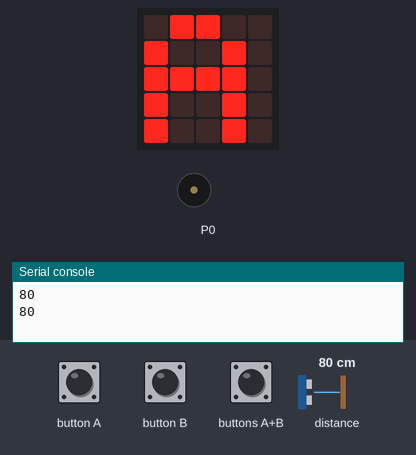
Recording of a program running on a simulated BBC micro:bit (MakeCode). Shown: the board's 5×5 LED display, buzzer (waves = sounding), the last lines printed to the serial console. The test bench sets the inputs (shaded band); at power-on: distance to the obstacle 80 cm.

Above: at 1.2 s.
1.3 s: distance to the obstacle set to 12 cm
2.8 s: distance to the obstacle set to 9 cm
At 3.6 s:
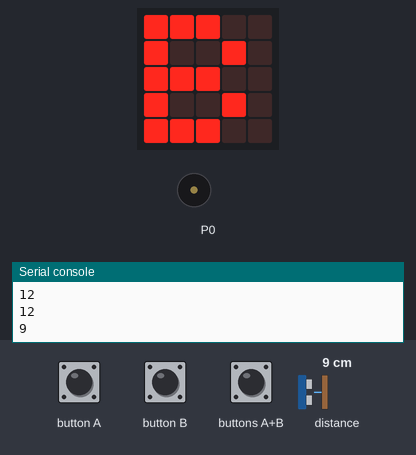
4.6 s: button A pressed for 0.15 s
At 5.1 s:
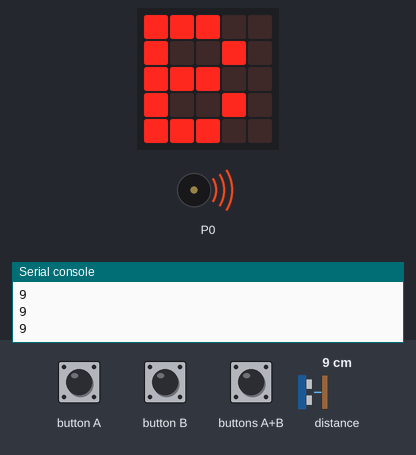
5.3 s: distance to the obstacle set to 18 cm
At 6.3 s:
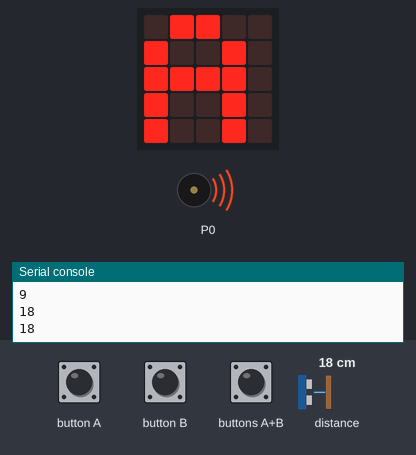
8.3 s: distance to the obstacle set to 2 cm
At 10.1 s:
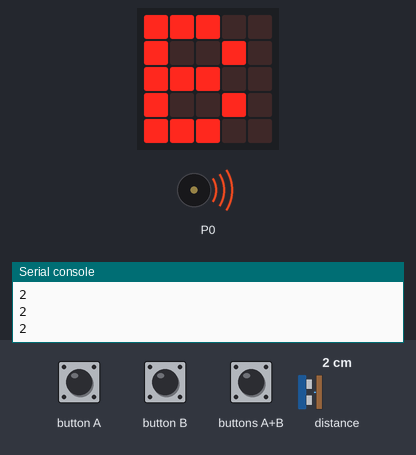
10.8 s: distance to the obstacle set to 35 cm
At 12.4 s:
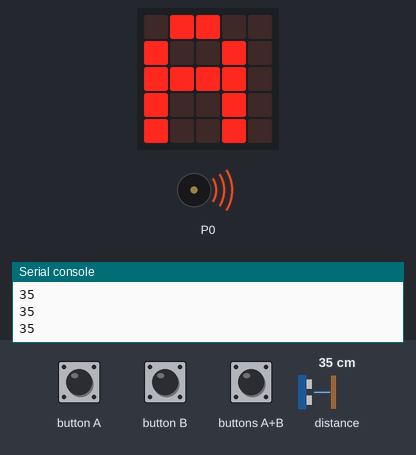
Timing chart, 0 to 14.5 s (numbered marks = the images above; inputs shaded):
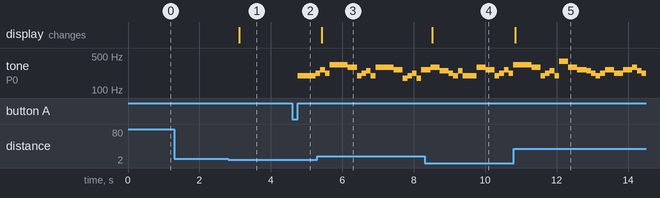

The program:

main.ts
```typescript
input.onButtonPressed(Button.A, function () {
    music.playTone(196, music.beat(BeatFraction.Whole))
    music.playTone(220, music.beat(BeatFraction.Quarter))
    music.playTone(262, music.beat(BeatFraction.Quarter))
    music.playTone(220, music.beat(BeatFraction.Quarter))
    music.playTone(330, music.beat(BeatFraction.Half))
    music.playTone(330, music.beat(BeatFraction.Half))
    music.playTone(294, music.beat(BeatFraction.Half))
    music.playTone(196, music.beat(BeatFraction.Quarter))
    music.playTone(220, music.beat(BeatFraction.Quarter))
    music.playTone(247, music.beat(BeatFraction.Quarter))
    music.playTone(196, music.beat(BeatFraction.Quarter))
    music.playTone(294, music.beat(BeatFraction.Half))
    music.playTone(294, music.beat(BeatFraction.Half))
    music.playTone(262, music.beat(BeatFraction.Half))
    music.playTone(175, music.beat(BeatFraction.Quarter))
    music.playTone(196, music.beat(BeatFraction.Quarter))
    music.playTone(220, music.beat(BeatFraction.Quarter))
    music.playTone(175, music.beat(BeatFraction.Quarter))
    music.playTone(262, music.beat(BeatFraction.Half))
    music.playTone(294, music.beat(BeatFraction.Half))
    music.playTone(247, music.beat(BeatFraction.Half))
    music.playTone(220, music.beat(BeatFraction.Quarter))
    music.playTone(196, music.beat(BeatFraction.Quarter))
    music.playTone(247, music.beat(BeatFraction.Quarter))
    music.playTone(196, music.beat(BeatFraction.Quarter))
    music.playTone(196, music.beat(BeatFraction.Half))
    music.playTone(294, music.beat(BeatFraction.Half))
    music.playTone(262, music.beat(BeatFraction.Half))
    music.playTone(196, music.beat(BeatFraction.Quarter))
    music.playTone(220, music.beat(BeatFraction.Quarter))
    music.playTone(262, music.beat(BeatFraction.Quarter))
    music.playTone(220, music.beat(BeatFraction.Quarter))
    music.playTone(330, music.beat(BeatFraction.Half))
    music.playTone(330, music.beat(BeatFraction.Half))
    music.playTone(294, music.beat(BeatFraction.Half))
    music.playTone(196, music.beat(BeatFraction.Quarter))
    music.playTone(220, music.beat(BeatFraction.Quarter))
    music.playTone(247, music.beat(BeatFraction.Quarter))
    music.playTone(196, music.beat(BeatFraction.Quarter))
    music.playTone(392, music.beat(BeatFraction.Half))
    music.playTone(294, music.beat(BeatFraction.Half))
    music.playTone(262, music.beat(BeatFraction.Half))
    music.playTone(247, music.beat(BeatFraction.Quarter))
    music.playTone(220, music.beat(BeatFraction.Quarter))
    music.playTone(196, music.beat(BeatFraction.Quarter))
    music.playTone(220, music.beat(BeatFraction.Quarter))
    music.playTone(262, music.beat(BeatFraction.Half))
    music.playTone(220, music.beat(BeatFraction.Half))
    music.playTone(262, music.beat(BeatFraction.Half))
    music.playTone(294, music.beat(BeatFraction.Quarter))
    music.playTone(247, music.beat(BeatFraction.Quarter))
    music.playTone(220, music.beat(BeatFraction.Quarter))
    music.playTone(196, music.beat(BeatFraction.Quarter))
    music.playTone(196, music.beat(BeatFraction.Half))
    music.playTone(294, music.beat(BeatFraction.Half))
    music.playTone(262, music.beat(BeatFraction.Half))
    basic.pause(200)
    basic.pause(200)
    basic.pause(200)
    basic.pause(200)
    music.playTone(196, music.beat(BeatFraction.Quarter))
})
input.onButtonPressed(Button.AB, function () {
    basic.pause(500)
    music.playTone(220, music.beat(BeatFraction.Half))
    music.playTone(262, music.beat(BeatFraction.Half))
    music.playTone(294, music.beat(BeatFraction.Half))
    music.playTone(311, music.beat(BeatFraction.Half))
    music.playTone(294, music.beat(BeatFraction.Half))
    music.playTone(262, music.beat(BeatFraction.Half))
    music.playTone(220, music.beat(BeatFraction.Whole))
    music.playTone(220, music.beat(BeatFraction.Half))
    music.playTone(196, music.beat(BeatFraction.Quarter))
    music.playTone(247, music.beat(BeatFraction.Quarter))
    music.playTone(220, music.beat(BeatFraction.Quarter))
})
input.onButtonPressed(Button.B, function () {
    music.playTone(330, music.beat(BeatFraction.Quarter))
    music.playTone(330, music.beat(BeatFraction.Quarter))
    music.playTone(349, music.beat(BeatFraction.Quarter))
    music.playTone(330, music.beat(BeatFraction.Quarter))
    music.playTone(294, music.beat(BeatFraction.Half))
    music.playTone(330, music.beat(BeatFraction.Half))
    music.playTone(220, music.beat(BeatFraction.Half))
    music.playTone(294, music.beat(BeatFraction.Quarter))
    music.playTone(262, music.beat(BeatFraction.Quarter))
    music.playTone(220, music.beat(BeatFraction.Quarter))
    music.playTone(262, music.beat(BeatFraction.Quarter))
    music.playTone(294, music.beat(BeatFraction.Half))
    music.playTone(294, music.beat(BeatFraction.Half))
    music.playTone(294, music.beat(BeatFraction.Half))
    music.playTone(330, music.beat(BeatFraction.Quarter))
    music.playTone(294, music.beat(BeatFraction.Quarter))
    music.playTone(262, music.beat(BeatFraction.Quarter))
    music.playTone(294, music.beat(BeatFraction.Quarter))
    music.playTone(330, music.beat(BeatFraction.Half))
    music.playTone(262, music.beat(BeatFraction.Half))
    music.playTone(247, music.beat(BeatFraction.Half))
    music.playTone(220, music.beat(BeatFraction.Quarter))
    music.playTone(262, music.beat(BeatFraction.Quarter))
    music.playTone(220, music.beat(BeatFraction.Quarter))
    music.playTone(262, music.beat(BeatFraction.Quarter))
    music.playTone(220, music.beat(BeatFraction.Half))
    music.playTone(330, music.beat(BeatFraction.Half))
    music.playTone(330, music.beat(BeatFraction.Half))
    music.playTone(349, music.beat(BeatFraction.Quarter))
    music.playTone(330, music.beat(BeatFraction.Quarter))
    music.playTone(294, music.beat(BeatFraction.Quarter))
    music.playTone(262, music.beat(BeatFraction.Quarter))
    music.playTone(330, music.beat(BeatFraction.Half))
    music.playTone(294, music.beat(BeatFraction.Half))
    music.playTone(330, music.beat(BeatFraction.Half))
    music.playTone(220, music.beat(BeatFraction.Quarter))
    music.playTone(220, music.beat(BeatFraction.Quarter))
    music.playTone(262, music.beat(BeatFraction.Quarter))
    music.playTone(247, music.beat(BeatFraction.Quarter))
    music.playTone(247, music.beat(BeatFraction.Half))
    music.playTone(330, music.beat(BeatFraction.Half))
    music.playTone(294, music.beat(BeatFraction.Half))
    music.playTone(262, music.beat(BeatFraction.Half))
})
music.setVolume(255)
basic.forever(function () {
    serial.writeLine("" + (sonar.ping(
    DigitalPin.P1,
    DigitalPin.P2,
    PingUnit.Centimeters
    )))
    if (sonar.ping(
    DigitalPin.P1,
    DigitalPin.P2,
    PingUnit.Centimeters
    ) > 10) {
        basic.showString("A")
    } else {
        basic.showString("B")
    }
})
basic.forever(function () {

})
basic.forever(function () {

})
basic.forever(function () {

})
```

test.ts
```typescript
// 在這裡測試；當此封包作為擴充功能時，將不會編譯此內容。
```

Measured:
- the behaviour switches between 11 and 10 cm on distance to the obstacle (found by bisection; images 0 and 1)
- after the input at 2.8 s, the display: changes after 0.31 s (image 1)
- after the input at 4.6 s, tone on P0: silent → 196 Hz after 0.15 s, → 220 Hz 0.51 s later
- after the input at 5.3 s, the display: changes after 0.13 s (image 3)
- after the input at 8.3 s, the display: changes after 0.22 s (image 4)
- after the input at 10.8 s, the display: changes at once (image 5)
